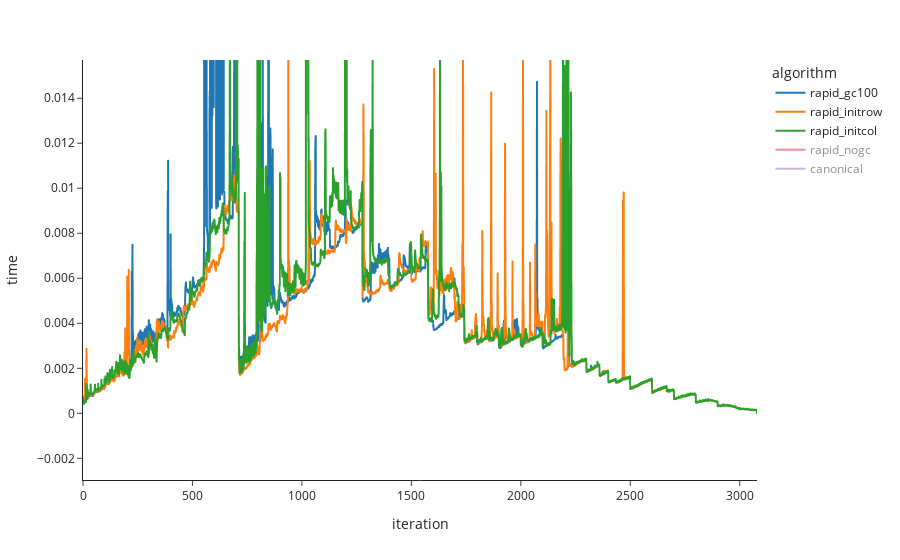

Write notebook code for a chart like this one.
### Code cell
df_canonical = pd.DataFrame(
    {
        "time": timings_canonical,
        "searched": searched_canonical,
        "iteration": np.arange(len(timings_canonical)),
        "algorithm": "canonical",
    }
)
df_rapid_gc100 = pd.DataFrame(
    {
        "time": timings_rapid_gc100,
        "searched": searched_rapid_gc100,
        "iteration": np.arange(len(timings_rapid_gc100)),
        "algorithm": "rapid_gc100",
    }
)
df_rapid_nogc = pd.DataFrame(
    {
        "time": timings_rapid_nogc,
        "searched": searched_rapid_nogc,
        "iteration": np.arange(len(timings_rapid_nogc)),
        "algorithm": "rapid_nogc",
    }
)
df_rapid_initrow = pd.DataFrame(
    {
        "time": timings_rapid_initrow,
        "searched": searched_rapid_initrow,
        "iteration": np.arange(len(timings_rapid_initrow)),
        "algorithm": "rapid_initrow",
    }
)
df_rapid_initcol = pd.DataFrame(
    {
        "time": timings_rapid_initcol,
        "searched": searched_rapid_initcol,
        "iteration": np.arange(len(timings_rapid_initcol)),
        "algorithm": "rapid_initcol",
    }
)
px.line(
    pd.concat(
        [
            df_rapid_gc100,
            df_rapid_initrow,
            df_rapid_initcol,
            df_rapid_nogc,
            df_canonical,
        ],
        axis=0,
    ),
    x="iteration",
    y="time",
    color="algorithm",
    template="simple_white",
)

### Figure 1 — Plotly figure (JSON) as saved in the notebook; plotly's stock layout.template omitted (floating-point values rounded to 4 significant figures; data arrays with more than 128 entries replaced by an {"elided": "..."} marker saying what was removed)
{"data": [{"hovertemplate": "algorithm=rapid_gc100<br>iteration=%{x}<br>time=%{y}<extra></extra>", "legendgroup": "rapid_gc100", "line": {"color": "#1F77B4", "dash": "solid"}, "marker": {"symbol": "circle"}, "mode": "lines", "name": "rapid_gc100", "showlegend": true, "type": "scattergl", "visible": true, "x": {"elided": "3080 int values"}, "xaxis": "x", "y": {"elided": "3080 float values"}, "yaxis": "y"}, {"hovertemplate": "algorithm=rapid_initrow<br>iteration=%{x}<br>time=%{y}<extra></extra>", "legendgroup": "rapid_initrow", "line": {"color": "#FF7F0E", "dash": "solid"}, "marker": {"symbol": "circle"}, "mode": "lines", "name": "rapid_initrow", "showlegend": true, "type": "scattergl", "visible": true, "x": {"elided": "3080 int values"}, "xaxis": "x", "y": {"elided": "3080 float values"}, "yaxis": "y"}, {"hovertemplate": "algorithm=rapid_initcol<br>iteration=%{x}<br>time=%{y}<extra></extra>", "legendgroup": "rapid_initcol", "line": {"color": "#2CA02C", "dash": "solid"}, "marker": {"symbol": "circle"}, "mode": "lines", "name": "rapid_initcol", "showlegend": true, "type": "scattergl", "x": {"elided": "3080 int values"}, "xaxis": "x", "y": {"elided": "3080 float values"}, "yaxis": "y"}, {"hovertemplate": "algorithm=rapid_nogc<br>iteration=%{x}<br>time=%{y}<extra></extra>", "legendgroup": "rapid_nogc", "line": {"color": "#D62728", "dash": "solid"}, "marker": {"symbol": "circle"}, "mode": "lines", "name": "rapid_nogc", "showlegend": true, "type": "scattergl", "visible": "legendonly", "x": {"elided": "3080 int values"}, "xaxis": "x", "y": {"elided": "3080 float values"}, "yaxis": "y"}, {"hovertemplate": "algorithm=canonical<br>iteration=%{x}<br>time=%{y}<extra></extra>", "legendgroup": "canonical", "line": {"color": "#9467BD", "dash": "solid"}, "marker": {"symbol": "circle"}, "mode": "lines", "name": "canonical", "showlegend": true, "type": "scattergl", "visible": "legendonly", "x": {"elided": "3080 int values"}, "xaxis": "x", "y": {"elided": "3080 float values"}, "yaxis": "y"}], "layout": {"autosize": true, "legend": {"title": {"text": "algorithm"}, "tracegroupgap": 0}, "margin": {"t": 60}, "xaxis": {"anchor": "y", "autorange": true, "domain": [0, 1], "range": [0, 3079], "title": {"text": "iteration"}, "type": "linear"}, "yaxis": {"anchor": "x", "autorange": false, "domain": [0, 1], "range": [-0.002963, 0.0157], "title": {"text": "time"}, "type": "linear"}}}
